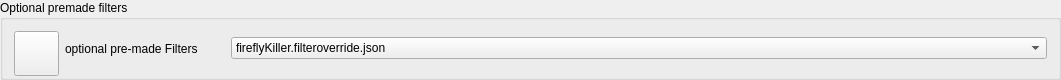
         <widget class="QGroupBox" name="groupBox_5">
          <property name="geometry">
           <rect>
            <x>10</x>
            <y>580</y>
            <width>1061</width>
            <height>80</height>
           </rect>
          </property>
          <property name="minimumSize">
           <size>
            <width>0</width>
            <height>80</height>
           </size>
          </property>
          <property name="title">
           <string>Optional premade filters</string>
          </property>
          <layout class="QHBoxLayout" name="horizontalLayout_30">
           <item>
            <widget class="QPushButton" name="pushButton_7">
             <property name="minimumSize">
              <size>
               <width>45</width>
               <height>45</height>
              </size>
             </property>
             <property name="maximumSize">
              <size>
               <width>45</width>
               <height>45</height>
              </size>
             </property>
             <property name="text">
              <string/>
             </property>
             <property name="icon">
              <iconset>
               <normaloff>images/pre-filters.svg</normaloff>images/pre-filters.svg</iconset>
             </property>
             <property name="iconSize">
              <size>
               <width>30</width>
               <height>30</height>
              </size>
             </property>
            </widget>
           </item>
           <item>
            <layout class="QHBoxLayout" name="horizontalLayout_31">
             <item>
              <widget class="QLabel" name="label_7">
               <property name="sizePolicy">
                <sizepolicy hsizetype="Fixed" vsizetype="Preferred">
                 <horstretch>0</horstretch>
                 <verstretch>0</verstretch>
                </sizepolicy>
               </property>
               <property name="minimumSize">
                <size>
                 <width>160</width>
                 <height>0</height>
                </size>
               </property>
               <property name="text">
                <string>optional pre-made Filters</string>
               </property>
               <property name="margin">
                <number>0</number>
               </property>
              </widget>
             </item>
             <item>
              <widget class="QComboBox" name="comboBox_3">
               <property name="sizePolicy">
                <sizepolicy hsizetype="Preferred" vsizetype="Fixed">
                 <horstretch>0</horstretch>
                 <verstretch>0</verstretch>
                </sizepolicy>
               </property>
               <item>
                <property name="text">
                 <string>fireflyKiller.filteroverride.json</string>
                </property>
               </item>
               <item>
                <property name="text">
                 <string>linearWarp.filteroverride.json</string>
                </property>
               </item>
               <item>
                <property name="text">
                 <string>nearestWarp.filteroverride.json</string>
                </property>
               </item>
               <item>
                <property name="text">
                 <string>noAlbedoDivide.filteroverride.json</string>
                </property>
               </item>
               <item>
                <property name="text">
                 <string>noDepth.filteroverride.json</string>
                </property>
               </item>
               <item>
                <property name="text">
                 <string>noFireflyKiller.filteroverride.json</string>
                </property>
               </item>
               <item>
                <property name="text">
                 <string>nonsplitVariances.filteroverride.json</string>
                </property>
               </item>
               <item>
                <property name="text">
                 <string>noUnpremultiplyColor.filteroverride.json</string>
                </property>
               </item>
               <item>
                <property name="text">
                 <string>splitVariances.filteroverride.json</string>
                </property>
               </item>
               <item>
                <property name="text">
                 <string>unpremultiplyColor.filteroverride.json</string>
                </property>
               </item>
               <item>
                <property name="text">
                 <string>unpremultiplyFeatures.filteroverride.json</string>
                </property>
               </item>
              </widget>
             </item>
            </layout>
           </item>
          </layout>
         </widget>
